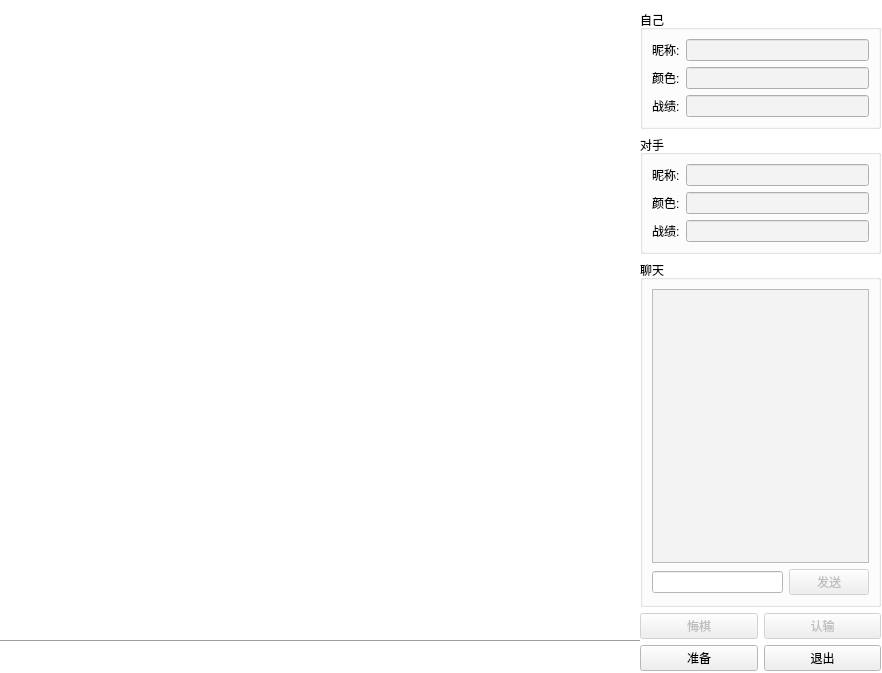
<?xml version="1.0" encoding="UTF-8"?>
<ui version="4.0">
 <class>GameStatusClass</class>
 <widget class="QDialog" name="GameStatusClass">
  <property name="geometry">
   <rect>
    <x>0</x>
    <y>0</y>
    <width>882</width>
    <height>673</height>
   </rect>
  </property>
  <property name="minimumSize">
   <size>
    <width>882</width>
    <height>673</height>
   </size>
  </property>
  <property name="maximumSize">
   <size>
    <width>925</width>
    <height>673</height>
   </size>
  </property>
  <property name="palette">
   <palette>
    <active>
     <colorrole role="Base">
      <brush brushstyle="SolidPattern">
       <color alpha="255">
        <red>255</red>
        <green>255</green>
        <blue>255</blue>
       </color>
      </brush>
     </colorrole>
     <colorrole role="Window">
      <brush brushstyle="SolidPattern">
       <color alpha="255">
        <red>255</red>
        <green>255</green>
        <blue>255</blue>
       </color>
      </brush>
     </colorrole>
    </active>
    <inactive>
     <colorrole role="Base">
      <brush brushstyle="SolidPattern">
       <color alpha="255">
        <red>255</red>
        <green>255</green>
        <blue>255</blue>
       </color>
      </brush>
     </colorrole>
     <colorrole role="Window">
      <brush brushstyle="SolidPattern">
       <color alpha="255">
        <red>255</red>
        <green>255</green>
        <blue>255</blue>
       </color>
      </brush>
     </colorrole>
    </inactive>
    <disabled>
     <colorrole role="Base">
      <brush brushstyle="SolidPattern">
       <color alpha="255">
        <red>255</red>
        <green>255</green>
        <blue>255</blue>
       </color>
      </brush>
     </colorrole>
     <colorrole role="Window">
      <brush brushstyle="SolidPattern">
       <color alpha="255">
        <red>255</red>
        <green>255</green>
        <blue>255</blue>
       </color>
      </brush>
     </colorrole>
    </disabled>
   </palette>
  </property>
  <property name="cursor">
   <cursorShape>ArrowCursor</cursorShape>
  </property>
  <property name="windowTitle">
   <string>网络五子棋 - 游戏中....</string>
  </property>
  <property name="windowIcon">
   <iconset>
    <normaloff>:/Client/Resources/exe.ico</normaloff>:/Client/Resources/exe.ico</iconset>
  </property>
  <widget class="QLabel" name="gameStatus_client_LB">
   <property name="geometry">
    <rect>
     <x>10</x>
     <y>640</y>
     <width>631</width>
     <height>31</height>
    </rect>
   </property>
   <property name="styleSheet">
    <string notr="true"/>
   </property>
   <property name="frameShape">
    <enum>QFrame::NoFrame</enum>
   </property>
   <property name="text">
    <string/>
   </property>
  </widget>
  <widget class="Line" name="line">
   <property name="geometry">
    <rect>
     <x>0</x>
     <y>640</y>
     <width>640</width>
     <height>3</height>
    </rect>
   </property>
   <property name="orientation">
    <enum>Qt::Horizontal</enum>
   </property>
  </widget>
  <widget class="QWidget" name="layoutWidget">
   <property name="geometry">
    <rect>
     <x>640</x>
     <y>10</y>
     <width>241</width>
     <height>661</height>
    </rect>
   </property>
   <layout class="QVBoxLayout" name="verticalLayout_4">
    <item>
     <widget class="QGroupBox" name="groupBox">
      <property name="title">
       <string>自己</string>
      </property>
      <layout class="QVBoxLayout" name="verticalLayout">
       <item>
        <layout class="QHBoxLayout" name="horizontalLayout_2">
         <item>
          <widget class="QLabel" name="label_3">
           <property name="text">
            <string>昵称:</string>
           </property>
          </widget>
         </item>
         <item>
          <widget class="QLineEdit" name="addr_me_client_LE">
           <property name="styleSheet">
            <string notr="true">background-color: rgb(243, 243, 243);</string>
           </property>
           <property name="readOnly">
            <bool>true</bool>
           </property>
          </widget>
         </item>
        </layout>
       </item>
       <item>
        <layout class="QHBoxLayout" name="horizontalLayout_8">
         <item>
          <widget class="QLabel" name="label_7">
           <property name="text">
            <string>颜色:</string>
           </property>
          </widget>
         </item>
         <item>
          <widget class="QLineEdit" name="color_me_client_LE">
           <property name="styleSheet">
            <string notr="true">background-color: rgb(243, 243, 243);</string>
           </property>
           <property name="readOnly">
            <bool>true</bool>
           </property>
          </widget>
         </item>
        </layout>
       </item>
       <item>
        <layout class="QHBoxLayout" name="horizontalLayout_3">
         <item>
          <widget class="QLabel" name="label_4">
           <property name="text">
            <string>战绩:</string>
           </property>
          </widget>
         </item>
         <item>
          <widget class="QLineEdit" name="record_me_client_LE">
           <property name="styleSheet">
            <string notr="true">background-color: rgb(243, 243, 243);</string>
           </property>
           <property name="readOnly">
            <bool>true</bool>
           </property>
          </widget>
         </item>
        </layout>
       </item>
      </layout>
     </widget>
    </item>
    <item>
     <widget class="QGroupBox" name="groupBox_2">
      <property name="title">
       <string>对手</string>
      </property>
      <layout class="QVBoxLayout" name="verticalLayout_2">
       <item>
        <layout class="QHBoxLayout" name="horizontalLayout_5">
         <item>
          <widget class="QLabel" name="label_5">
           <property name="text">
            <string>昵称:</string>
           </property>
          </widget>
         </item>
         <item>
          <widget class="QLineEdit" name="addr_rivar_client_LE">
           <property name="styleSheet">
            <string notr="true">background-color: rgb(243, 243, 243);</string>
           </property>
           <property name="readOnly">
            <bool>true</bool>
           </property>
          </widget>
         </item>
        </layout>
       </item>
       <item>
        <layout class="QHBoxLayout" name="horizontalLayout_9">
         <item>
          <widget class="QLabel" name="label_8">
           <property name="text">
            <string>颜色:</string>
           </property>
          </widget>
         </item>
         <item>
          <widget class="QLineEdit" name="color_rivar_client_LE">
           <property name="styleSheet">
            <string notr="true">background-color: rgb(243, 243, 243);</string>
           </property>
           <property name="readOnly">
            <bool>true</bool>
           </property>
          </widget>
         </item>
        </layout>
       </item>
       <item>
        <layout class="QHBoxLayout" name="horizontalLayout_6">
         <item>
          <widget class="QLabel" name="label_6">
           <property name="text">
            <string>战绩:</string>
           </property>
          </widget>
         </item>
         <item>
          <widget class="QLineEdit" name="record_rivar_client_LE">
           <property name="styleSheet">
            <string notr="true">background-color: rgb(243, 243, 243);</string>
           </property>
           <property name="readOnly">
            <bool>true</bool>
           </property>
          </widget>
         </item>
        </layout>
       </item>
      </layout>
     </widget>
    </item>
    <item>
     <widget class="QGroupBox" name="groupBox_3">
      <property name="title">
       <string>聊天</string>
      </property>
      <layout class="QVBoxLayout" name="verticalLayout_3">
       <item>
        <widget class="QTextEdit" name="chatLog_client_TE">
         <property name="styleSheet">
          <string notr="true">background-color: rgb(243, 243, 243);</string>
         </property>
         <property name="readOnly">
          <bool>true</bool>
         </property>
        </widget>
       </item>
       <item>
        <layout class="QHBoxLayout" name="horizontalLayout_7">
         <item>
          <widget class="QLineEdit" name="sendwords_client_LE">
           <property name="enabled">
            <bool>true</bool>
           </property>
          </widget>
         </item>
         <item>
          <widget class="QPushButton" name="send_client_BTN">
           <property name="enabled">
            <bool>false</bool>
           </property>
           <property name="text">
            <string>发送</string>
           </property>
           <property name="default">
            <bool>true</bool>
           </property>
          </widget>
         </item>
        </layout>
       </item>
      </layout>
     </widget>
    </item>
    <item>
     <layout class="QHBoxLayout" name="horizontalLayout">
      <item>
       <widget class="QPushButton" name="undo_client_BTN">
        <property name="enabled">
         <bool>false</bool>
        </property>
        <property name="text">
         <string>悔棋</string>
        </property>
       </widget>
      </item>
      <item>
       <widget class="QPushButton" name="lose_client_BTN">
        <property name="enabled">
         <bool>false</bool>
        </property>
        <property name="text">
         <string>认输</string>
        </property>
       </widget>
      </item>
     </layout>
    </item>
    <item>
     <layout class="QHBoxLayout" name="horizontalLayout_4">
      <item>
       <widget class="QPushButton" name="gameReady_client_BTN">
        <property name="text">
         <string>准备</string>
        </property>
       </widget>
      </item>
      <item>
       <widget class="QPushButton" name="quit_client_BTN">
        <property name="text">
         <string>退出</string>
        </property>
       </widget>
      </item>
     </layout>
    </item>
   </layout>
  </widget>
 </widget>
 <tabstops>
  <tabstop>send_client_BTN</tabstop>
  <tabstop>sendwords_client_LE</tabstop>
  <tabstop>gameReady_client_BTN</tabstop>
  <tabstop>undo_client_BTN</tabstop>
  <tabstop>lose_client_BTN</tabstop>
  <tabstop>quit_client_BTN</tabstop>
  <tabstop>addr_me_client_LE</tabstop>
  <tabstop>record_me_client_LE</tabstop>
  <tabstop>addr_rivar_client_LE</tabstop>
  <tabstop>record_rivar_client_LE</tabstop>
  <tabstop>chatLog_client_TE</tabstop>
 </tabstops>
 <resources/>
 <connections/>
</ui>
